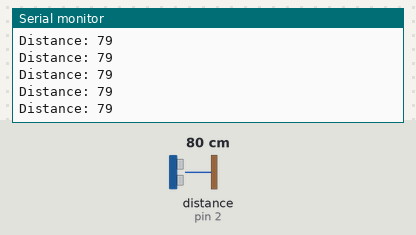
Recording of a sketch running on a simulated Arduino Uno, built with avr-gcc and run on an emulated ATmega328P. On the bench: the last lines printed to the serial monitor. Wiring (inferred from the names in the program): ultrasonic range finder: trigger pin 3; echo pin 2. Inputs (shaded band) come from the test bench; at power-on: distance to the obstacle (sensor on pin 2) 80 cm. The echo pulse lasts 58.3 µs per cm.

Above: at 1.2 s.
1.3 s: distance to the obstacle (sensor on pin 2) set to 2 cm
At 1.44 s:
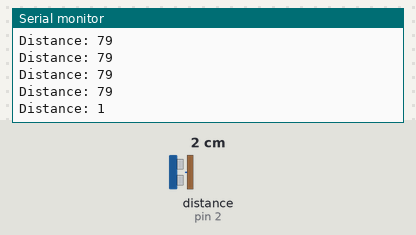
2.8 s: distance to the obstacle (sensor on pin 2) set to 4 cm
At 2.84 s:
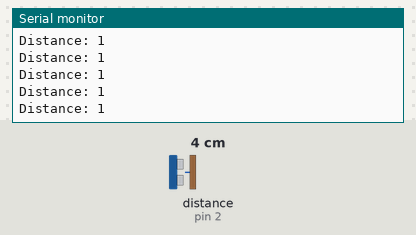
Timing chart, 0 to 5.8 s (numbered marks = the images above; inputs shaded):
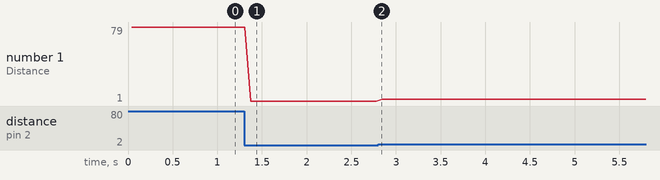

The sketch:

HC-SR04_V2.ino
```cpp
#include <PinChangeInt.h>

#define trigPin1 3
#define echoPin1 2

#define cutOffTime 24000

volatile int ping1Dist = -1;

void setup() {
  Serial.begin(115200);

  pinMode(echoPin1,INPUT);digitalWrite(echoPin1,HIGH);PCintPort::attachInterrupt(echoPin1,&pingInterrupt1,CHANGE);
  pinMode(trigPin1, OUTPUT); digitalWrite(trigPin1, LOW);

}

void loop() {
  ping1Start();
  delay(40);
  Serial.print("Distance: ");
  Serial.println(ping1Dist);

  delay(30);


}

void ping1Start(){
  ping1Dist = 0;
  digitalWrite(trigPin1, HIGH);
  delayMicroseconds(10);
  digitalWrite(trigPin1, LOW);
}

void pingInterrupt1(){
  static unsigned long startClock;
  if (digitalRead(echoPin1) == HIGH){
    startClock = micros();
  } else {
    int cycle = micros() - startClock;
    if (cycle <= cutOffTime){
      ping1Dist = cycle / 58.2;
    } else {
      ping1Dist = -1;
    }
  }
}
```

Measured:
- after the input at 1.3 s, the serial monitor: prints a new line after 0.08 s (image 1)
- plotted number 1: 79 → 1 after the input at 1.3 s, 1 → 3 after the input at 2.8 s
